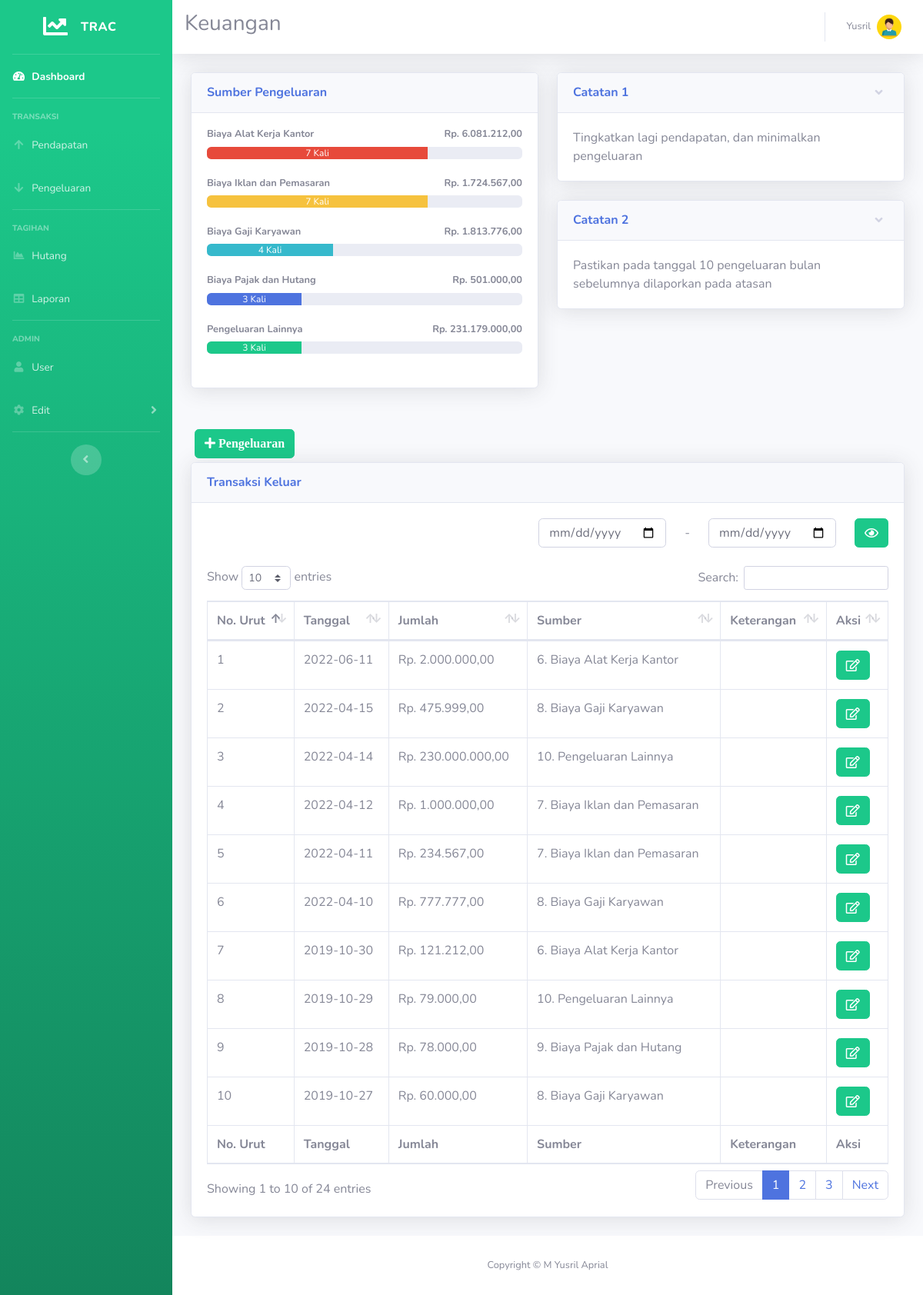
Page /pengeluaran.php (signed in) on the committed database.
### tables this page shows
CREATE TABLE `sumber` (
  `id_sumber` int(11) NOT NULL,
  `nama` varchar(40) NOT NULL
);

CREATE TABLE `catatan` (
  `id_catatan` int(11) NOT NULL,
  `catatan` text NOT NULL
);

CREATE TABLE `pengeluaran` (
  `id_pengeluaran` int(11) NOT NULL,
  `tgl_pengeluaran` date NOT NULL,
  `jumlah` int(11) NOT NULL,
  `id_sumber` int(11) NOT NULL
);

### pengeluaran.php (the view, shortened to what this page needs)
<!DOCTYPE html>
<html lang="en">
<head>
  <link href="vendor/fontawesome-free/css/all.min.css" rel="stylesheet" type="text/css">
  <link href="css/sb-admin-2.min.css" rel="stylesheet">
  <link href="vendor/datatables/dataTables.bootstrap4.min.css" rel="stylesheet">
</head>
<body id="page-top">
  <?php
  require 'koneksi.php';
  require('sidebar.php');
  ?>
  <div id="content">
    <?php require('navbar.php'); ?>
    <div class="container-fluid">
      <div class="row">
        <div class="col-lg-6 mb-4">
          <div class="card shadow mb-4">
            <div class="card-header py-3">
              <h6 class="m-0 font-weight-bold text-primary">Sumber Pengeluaran</h6>
            </div>
            <div class="card-body">
              <?php
              $namasumber1 = mysqli_query($koneksi, "SELECT * FROM `sumber` where id_sumber= 6 ");
              $sumbern1 = mysqli_fetch_assoc($namasumber1);
              $namasumber2 = mysqli_query($koneksi, "SELECT * FROM `sumber` where id_sumber= 7 ");
              $sumbern2 = mysqli_fetch_assoc($namasumber2);
              $namasumber3 = mysqli_query($koneksi, "SELECT * FROM `sumber` where id_sumber= 8 ");
              $sumbern3 = mysqli_fetch_assoc($namasumber3);
              $namasumber4 = mysqli_query($koneksi, "SELECT * FROM `sumber` where id_sumber= 9 ");
              $sumbern4 = mysqli_fetch_assoc($namasumber4);
              $namasumber5 = mysqli_query($koneksi, "SELECT * FROM `sumber` where id_sumber= 10 ");
              $sumbern5 = mysqli_fetch_assoc($namasumber5);
              $hasil1 = mysqli_query($koneksi, "SELECT * FROM pengeluaran where id_sumber = 6");
              while ($jumlah1 = mysqli_fetch_array($hasil1)) {
                $arrayhasil1[] = $jumlah1['jumlah'];
              }
              if($arrayhasil1>0){
                $jumlahhasil1 = array_sum($arrayhasil1);
              }else{
              $jumlahhasil1 = NULL;
              }
              $hasil2 = mysqli_query($koneksi, "SELECT * FROM pengeluaran where id_sumber = 7");
              while ($jumlah2 = mysqli_fetch_array($hasil2)) {
                $arrayhasil2[] = $jumlah2['jumlah'];
              }
              if($arrayhasil2>0){
                $jumlahhasil2 = array_sum($arrayhasil2);
              }else{
              $jumlahhasil2 = NULL;
              }
              $hasil3 = mysqli_query($koneksi, "SELECT * FROM pengeluaran where id_sumber = 8");
              while ($jumlah3 = mysqli_fetch_array($hasil3)) {
                $arrayhasil3[] = $jumlah3['jumlah'];
              }
              if($arrayhasil3>0){
                $jumlahhasil3 = array_sum($arrayhasil3);
              }else{
              $jumlahhasil3 = NULL;
              }
              $hasil4 = mysqli_query($koneksi, "SELECT * FROM pengeluaran where id_sumber = 9");
              while ($jumlah4 = mysqli_fetch_array($hasil4)) {
                $arrayhasil4[] = $jumlah4['jumlah'];
              }
              if($arrayhasil4>0){
                $jumlahhasil4 = array_sum($arrayhasil4);
              }else{
              $jumlahhasil4 = NULL;
              }
              $hasil5 = mysqli_query($koneksi, "SELECT * FROM pengeluaran where id_sumber = 10");
              while ($jumlah5 = mysqli_fetch_array($hasil5)) {
                $arrayhasil5[] = $jumlah5['jumlah'];
              }
              if($arrayhasil5>0){
                $jumlahhasil5 = array_sum($arrayhasil5);
              }else{
              $jumlahhasil5 = NULL;
              }
              $sumber1 = mysqli_query($koneksi, "SELECT id_sumber FROM pengeluaran where id_sumber ='6'");
              $sumber1text = mysqli_num_rows($sumber1);
              $sumber1 = mysqli_num_rows($sumber1);
              $sumber1 = $sumber1 * 10;
              $sumber2 = mysqli_query($koneksi, "SELECT id_sumber FROM pengeluaran where id_sumber ='7'");
              $sumber2text = mysqli_num_rows($sumber2);
              $sumber2 = mysqli_num_rows($sumber2);
              $sumber2 = $sumber2 * 10;
              $sumber3 = mysqli_query($koneksi, "SELECT id_sumber FROM pengeluaran where id_sumber ='8'");
              $sumber3text = mysqli_num_rows($sumber3);
              $sumber3 = mysqli_num_rows($sumber3);
              $sumber3 = $sumber3 * 10;
              $sumber4 = mysqli_query($koneksi, "SELECT id_sumber FROM pengeluaran where id_sumber ='9'");
              $sumber4text = mysqli_num_rows($sumber4);
              $sumber4 = mysqli_num_rows($sumber4);
              $sumber4 = $sumber4 * 10;
              $sumber5 = mysqli_query($koneksi, "SELECT id_sumber FROM pengeluaran where id_sumber ='10'");
              $sumber5text = mysqli_num_rows($sumber5);
              $sumber5 = mysqli_num_rows($sumber5);
              $sumber5 = $sumber5 * 10;
              echo '
                  <h4 class="small font-weight-bold">' . $sumbern1['nama'] . '<span class="float-right">Rp. ' . number_format($jumlahhasil1, 2, ',', '.') . '</span></h4>
                  <div class="progress mb-4">
                    <div class="progress-bar bg-danger" role="progressbar" style="width:' . $sumber1 . '%" aria-valuenow="50" aria-valuemin="0" aria-valuemax="100">' . $sumber1text . ' Kali</div>
                  </div>
				  <h4 class="small font-weight-bold">' . $sumbern2['nama'] . '<span class="float-right">Rp. ' . number_format($jumlahhasil2, 2, ',', '.') . '</span></h4>
                  <div class="progress mb-4">
                    <div class="progress-bar bg-warning" role="progressbar" style="width:' . $sumber2 . '%" aria-valuenow="50" aria-valuemin="0" aria-valuemax="100">' . $sumber2text . ' Kali</div>
                  </div>
				  <h4 class="small font-weight-bold">' . $sumbern3['nama'] . '<span class="float-right">Rp. ' . number_format($jumlahhasil3, 2, ',', '.') . '</span></h4>
                  <div class="progress mb-4">
                    <div class="progress-bar bg-info" role="progressbar" style="width:' . $sumber3 . '%" aria-valuenow="50" aria-valuemin="0" aria-valuemax="100">' . $sumber3text . ' Kali</div>
                  </div>
				  <h4 class="small font-weight-bold">' . $sumbern4['nama'] . '<span class="float-right">Rp. ' . number_format($jumlahhasil4, 2, ',', '.') . '</span></h4>
                  <div class="progress mb-4">
                    <div class="progress-bar bg-primary" role="progressbar" style="width:' . $sumber4 . '%" aria-valuenow="50" aria-valuemin="0" aria-valuemax="100">' . $sumber4text . ' Kali</div>
                  </div>
				  <h4 class="small font-weight-bold">' . $sumbern5['nama'] . '<span class="float-right">Rp. ' . number_format($jumlahhasil5, 2, ',', '.') . '</span></h4>
                  <div class="progress mb-4">
                    <div class="progress-bar bg-success" role="progressbar" style="width:' . $sumber5 . '%" aria-valuenow="50" aria-valuemin="0" aria-valuemax="100">' . $sumber5text . ' Kali</div>
                  </div>';
              ?>
            </div>
          </div>
        </div>
        <div class="col-lg-6">
          <div class="card shadow mb-4">
            <a href="#collapseCardExample" class="d-block card-header py-3" data-toggle="collapse" role="button" aria-expanded="true" aria-controls="collapseCardExample">
              <h6 class="m-0 font-weight-bold text-primary">Catatan 1</h6>
            </a>
            <div class="collapse show" id="collapseCardExample">
              <div class="card-body">
                <?php
                $catatan = mysqli_query($koneksi, "SELECT catatan From catatan WHERE id_catatan = 3");
                $catatan = mysqli_fetch_array($catatan);
                echo $catatan['catatan'];
                ?>
              </div>
            </div>
          </div>
          <div class="card shadow mb-4">
            <a href="#collapseCardExample1" class="d-block card-header py-3" data-toggle="collapse" role="button" aria-expanded="true" aria-controls="collapseCardExample1">
              <h6 class="m-0 font-weight-bold text-primary">Catatan 2</h6>
            </a>
            <div class="collapse show" id="collapseCardExample1">
              <div class="card-body">
                <?php
                $catatan = mysqli_query($koneksi, "SELECT catatan From catatan WHERE id_catatan = 4");
                $catatan = mysqli_fetch_array($catatan);
                echo $catatan['catatan'];
                ?>
              </div>
            </div>
          </div>
        </div>
        <div class="col-xl-12 col-lg-7">
        <?php if ($_SESSION['id'] != 2) { ?>
          <button type="button" class="btn btn-success" style="margin:5px" data-toggle="modal" data-target="#myModalTambah"><i class="fa fa-plus"> Pengeluaran</i></button><br>
        <?php } ?>
          <div class="card shadow mb-4">
            <div class="card-header py-3">
              <h6 class="m-0 font-weight-bold text-primary">Transaksi Keluar</h6>
            </div>
            <div class="card-body">
              <div style="float: right;">
                <form action="pengeluaran.php" method="get">
                  <div class="row g-3 align-items-center">
                    <div class="col-auto">
                      <input type="date" class="form-control" name="dari" required>
                    </div>
                    <div class="col-auto">
                      -
                    </div>
                    <div class="col-auto">
                      <input type="date" class="form-control" name="ke" required>
                    </div>
                    <div class="col-auto">
                      <button class="fas fa-eye btn btn-success" type="submit"></button>
                    </div>
                  </div>
                </form>
                <br>
              </div>
              <div class="table-responsive">
                <table class="table table-bordered" id="dataTable" width="100%" cellspacing="0">
                  <thead>
                    <tr>
                      <th>No. Urut</th>
                      <th>Tanggal</th>
                      <th>Jumlah</th>
                      <th>Sumber</th>
                      <th>Keterangan</th>
                      <?php if ($_SESSION['id'] != 2) { ?>
                      <th>Aksi</th>
                      <?php } ?>
                    </tr>
                  </thead>
                  <tfoot>
                    <tr>
                      <th>No. Urut</th>
                      <th>Tanggal</th>
                      <th>Jumlah</th>
                      <th>Sumber</th>
                      <th>Keterangan</th>
                      <?php if ($_SESSION['id'] != 2) { ?>
                      <th>Aksi</th>
                      <?php } ?>
                    </tr>
                  </tfoot>
                  <tbody>
                    <?php
                    if (isset($_GET['dari']) && isset($_GET['ke'])) {
                      $query = mysqli_query($koneksi, "SELECT * FROM pengeluaran WHERE tgl_pengeluaran BETWEEN '" . $_GET['dari'] . "' and '" . $_GET['ke'] . "'");
                    } else {
                      $query = mysqli_query($koneksi, "SELECT * FROM pengeluaran ORDER BY tgl_pengeluaran DESC");
                    }
                    $no = 1;
                    while ($data = mysqli_fetch_assoc($query)) {
                    ?>
                      <tr>
                        <td><?= $no++ ?></td>
                        <td><?= $data['tgl_pengeluaran'] ?></td>
                        <td>Rp. <?= number_format($data['jumlah'], 2, ',', '.'); ?></td>
                        <td><?= $data['id_sumber'] ?>.
                          <?php
                          if ($data['id_sumber'] == 6) {
                            $querynama1 = mysqli_query($koneksi, "SELECT nama FROM sumber where id_sumber=6");
                            $querynama1 = mysqli_fetch_array($querynama1);
                            echo $querynama1['nama'];
                          } else if ($data['id_sumber'] == 7) {
                            $querynama2 = mysqli_query($koneksi, "SELECT nama FROM sumber where id_sumber=7");
                            $querynama2 = mysqli_fetch_array($querynama2);
                            echo $querynama2['nama'];
                          } else if ($data['id_sumber'] == 8) {
                            $querynama3 = mysqli_query($koneksi, "SELECT nama FROM sumber where id_sumber=8");
                            $querynama3 = mysqli_fetch_array($querynama3);
                            echo $querynama3['nama'];
                          } else if ($data['id_sumber'] == 9) {
                            $querynama4 = mysqli_query($koneksi, "SELECT nama FROM sumber where id_sumber=9");
                            $querynama4 = mysqli_fetch_array($querynama4);
                            echo $querynama4['nama'];
                          } else if ($data['id_sumber'] == 10) {
                            $querynama5 = mysqli_query($koneksi, "SELECT nama FROM sumber where id_sumber=10");
                            $querynama5 = mysqli_fetch_array($querynama5);
                            echo $querynama5['nama'];
                          }
                          ?>
                        </td>
                        <td><?php echo substr($data["keterangan"], 0, 30); ?><?php strlen($data['keterangan']) >= 30 ? print("...") : print(NULL) ?></td>
                      <?php if ($_SESSION['id'] != 2) { ?>
                        <td>
                          <a href="#" type="button" class=" fa fa-edit btn btn-success btn-md" data-toggle="modal" data-target="#myModal<?php echo $data['id_pengeluaran']; ?>"></a>
                        </td>
                      <?php } ?>
                      </tr>
              </div>
            <?php
                    }
            ?>
  <?php require 'footer.php' ?>
</body>
</html>

### rows in the picture
sumber: nama "Biaya Alat Kerja Kantor"
sumber: nama "Biaya Iklan dan Pemasaran"
sumber: nama "Biaya Gaji Karyawan"
sumber: nama "Biaya Pajak dan Hutang"
sumber: nama "Pengeluaran Lainnya"
catatan: catatan "Tingkatkan lagi pendapatan, dan minimalkan pengeluaran"
catatan: catatan "Pastikan pada tanggal 10 pengeluaran bulan sebelumnya dilaporkan pada atasan"
pengeluaran: tgl_pengeluaran "2022-06-11", jumlah "2.000.000,00", id_sumber "6", id_sumber.nama "Biaya Alat Kerja Kantor"
pengeluaran: tgl_pengeluaran "2022-04-15", jumlah "475.999,00", id_sumber "8", id_sumber.nama "Biaya Gaji Karyawan"
pengeluaran: tgl_pengeluaran "2022-04-14", jumlah "230.000.000,00", id_sumber "10", id_sumber.nama "Pengeluaran Lainnya"
pengeluaran: tgl_pengeluaran "2022-04-12", jumlah "1.000.000,00", id_sumber "7", id_sumber.nama "Biaya Iklan dan Pemasaran"
pengeluaran: tgl_pengeluaran "2022-04-11", jumlah "234.567,00", id_sumber "7", id_sumber.nama "Biaya Iklan dan Pemasaran"
pengeluaran: tgl_pengeluaran "2022-04-10", jumlah "777.777,00", id_sumber "8", id_sumber.nama "Biaya Gaji Karyawan"
pengeluaran: tgl_pengeluaran "2019-10-30", jumlah "121.212,00", id_sumber "6", id_sumber.nama "Biaya Alat Kerja Kantor"
pengeluaran: tgl_pengeluaran "2019-10-29", jumlah "79.000,00", id_sumber "10", id_sumber.nama "Pengeluaran Lainnya"
pengeluaran: tgl_pengeluaran "2019-10-28", jumlah "78.000,00", id_sumber "9", id_sumber.nama "Biaya Pajak dan Hutang"
pengeluaran: tgl_pengeluaran "2019-10-27", jumlah "60.000,00", id_sumber "8", id_sumber.nama "Biaya Gaji Karyawan"

### other values in the picture
$_SESSION['nama'] "Yusril"
$jumlahhasil1 "6.081.212,00"
$sumber1text "7"
$jumlahhasil2 "1.724.567,00"
$sumber2text "7"
$jumlahhasil3 "1.813.776,00"
$sumber3text "4"
$jumlahhasil4 "501.000,00"
$sumber4text "3"
$jumlahhasil5 "231.179.000,00"
$sumber5text "3"
